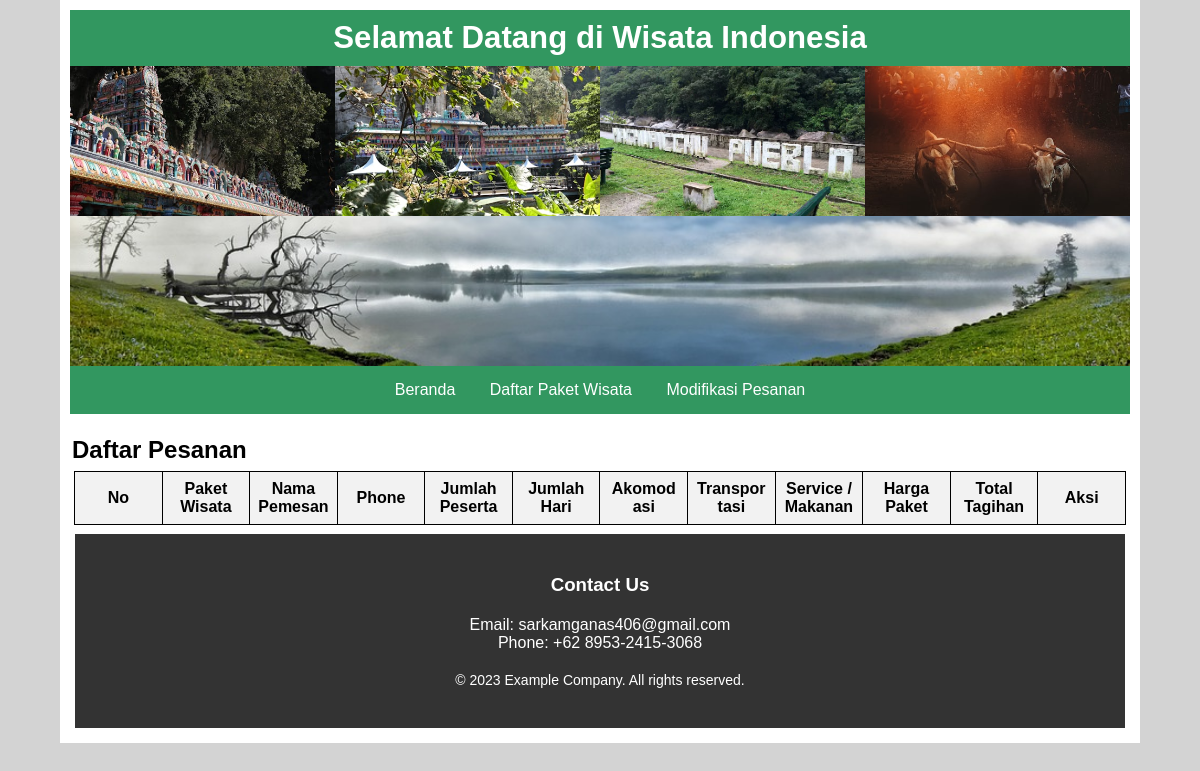
The app's page /list_pemesanan.php, older data.
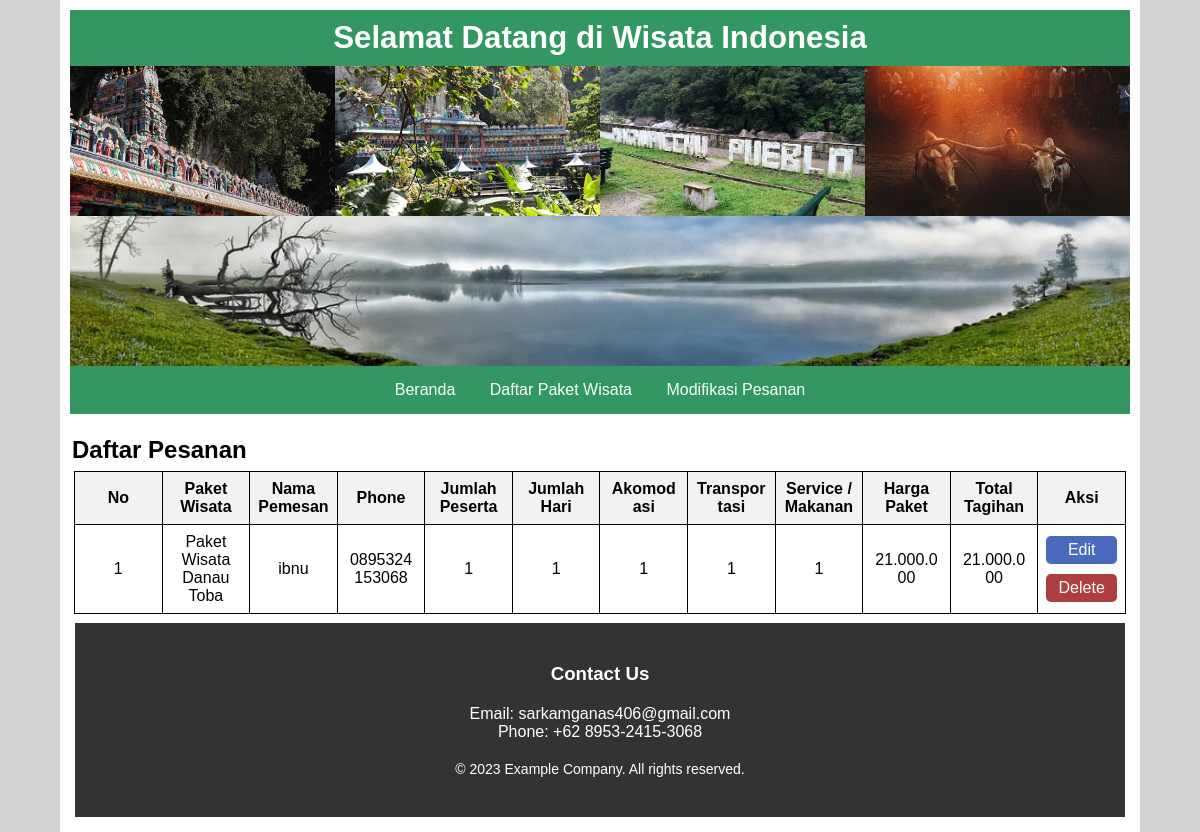
The same page, newer data.
### tables this page shows
CREATE TABLE `daftar_pesanan` (
  `id_daftar_pesanan` int NOT NULL,
  `id_paket_wisata` int NOT NULL,
  `nama_pemesan` varchar(150) NOT NULL,
  `no_tlp` varchar(15) NOT NULL,
  `tanggal_pemesanan` date NOT NULL,
  `jumlah_peserta` int NOT NULL,
  `jumlah_hari` int NOT NULL,
  `akomodasi` int NOT NULL,
  `transportasi` int NOT NULL,
  `service_makanan` int NOT NULL,
  `harga_paket` int NOT NULL,
  `total_tagihan` int NOT NULL
);

CREATE TABLE `paket_wisata` (
  `id_paket_wisata` int NOT NULL,
  `nama_paket` varchar(200) NOT NULL,
  `deskripsi_paket` text NOT NULL,
  `img_paket` varchar(150) NOT NULL,
  `link_video` text NOT NULL,
  `harga_penginapan` int NOT NULL,
  `harga_transportasi` int NOT NULL,
  `harga_servis_makan` int NOT NULL
);

### list_pemesanan.php (the view)
<?php
include_once("connection.php");
$aktif_menu = "list_pendaftaran";
include_once("header.php");
include_once("header.php");
?>
<div class="main-container">
    <div class="list-container">
        <h2>Daftar Pesanan</h2>
        <div class="form-container">
            <table>
                <thead>
                    <tr>
                        <th>No</th>
                        <th>Paket Wisata</th>
                        <th>Nama Pemesan</th>
                        <th>Phone</th>
                        <th>Jumlah Peserta</th>
                        <th>Jumlah Hari</th>
                        <th>Akomodasi</th>
                        <th>Transportasi</th>
                        <th>Service / Makanan</th>
                        <th>Harga Paket</th>
                        <th>Total Tagihan</th>
                        <th>Aksi</th>
                    </tr>
                </thead>
                <tbody>
                    <?php
                    $sql = "SELECT dp.*, pw.nama_paket FROM daftar_pesanan dp JOIN paket_wisata pw ON dp.id_paket_wisata = pw.id_paket_wisata";
                    $results = mysqli_query($conn, $sql);
                    $i = 1;
                    while ($data_pesanan = mysqli_fetch_array($results)) {
                    ?>
                        <tr>
                            <td><?php echo $i; ?></td>
                            <td><?php echo $data_pesanan['nama_paket']; ?></td>
                            <td><?php echo $data_pesanan['nama_pemesan']; ?></td>
                            <td><?php echo $data_pesanan['no_tlp']; ?></td>
                            <td><?php echo $data_pesanan['jumlah_peserta']; ?></td>
                            <td><?php echo $data_pesanan['jumlah_hari']; ?></td>
                            <td><?php echo $data_pesanan['akomodasi']; ?></td>
                            <td><?php echo $data_pesanan['transportasi']; ?></td>
                            <td><?php echo $data_pesanan['service_makanan']; ?></td>
                            <td><?php echo number_format($data_pesanan['harga_paket'], 0, ',', '.'); ?></td>
                            <td><?php echo number_format($data_pesanan['total_tagihan'], 0, ',', '.'); ?></td>
                            <td>
                                <div class="btn-link">
                                    <a href="form_edit.php?id_daftar_pesanan=<?php echo $data_pesanan['id_daftar_pesanan']; ?>">Edit</a>
                                    <a href="delete_pesanan.php?id_daftar_pesanan=<?php echo $data_pesanan['id_daftar_pesanan']; ?>">Delete</a>
                                </div>
                            </td>
                        </tr>
                    <?php
                        $i++;
                    }
                    ?>
                </tbody>
            </table>
        </div>
    </div>
    <?php
    include_once("footer.php");
    ?>
</div>

### header.php (shortened to what this page needs)
<!DOCTYPE html>
<html lang="en">
<head>
    <link rel="stylesheet" href="css/style.css">
</head>
<body>
    <?php
    function renderAktifMenu($val1, $val2)
    {
        $result = "";
        return  $result;
    }
    ?>
    <div class="main-container">
        <div class="header-title">
            <h1>Selamat Datang di Wisata Indonesia</h1>
        </div>
        <div class="img-header">
            <img src="images/header-1.jpg" alt="Camping" />
            <img src="images/header-3.jpg" alt="kebun teh" />
            <img src="images/header-4.webp" alt="Camping" />
            <img src="images/header-5.jpg" alt="kebun bunga" />
            <img src="images/header-6.jpg" alt="high land" />
        </div>
        <div class="menu-header">
            <a class="<?php echo renderAktifMenu($aktif_menu, "beranda") ?>" href="index.php">Beranda</a>
            <a class="<?php echo renderAktifMenu($aktif_menu, "form_pendaftaran") ?>" href="form_pendaftaran.php">Daftar Paket Wisata</a>
            <a class="<?php echo renderAktifMenu($aktif_menu, "list_pemesanan") ?>" href="list_pemesanan.php">Modifikasi Pesanan</a>
        </div>
    </div>
</body>
</html>

### footer.php
<footer>
    <div class="footer-content">
        <div class="footer-section">
            <h3>Contact Us</h3>
            <p>Email: sarkamganas406@gmail.com</p>
            <p>Phone: +62 8953-2415-3068</p>
        </div>
    </div>
    <div class="footer-bottom">
        <p>&copy; 2023 Example Company. All rights reserved.</p>
    </div>
</footer>

### css/style.css (style rules this page uses)
* { margin: 0; padding: 0; box-sizing: border-box; }
body { background-color: lightgray; font-family: sans-serif; }
.main-container { background-color: white; width: 90%; margin: auto; padding: 10px; }
.header-title { color: white; text-shadow: #000; font-size: 1.3vw; font-weight: bold; text-align: center; width: 100%; padding: 10px 0; background-color: #329760; display: flex; justify-content: center; align-items: center; }
.img-header { display: flex; flex-wrap: wrap; width: 100%; }
.img-header img { flex: 1 1 20%; height: 150px; object-fit: cover; box-sizing: border-box; }
.menu-header { background-color: #329760; padding: 15px; text-align: center; }
.menu-header a { color: white; margin: 0 15px; text-decoration: none; }
.form-container, .list-container { width: 100%; padding: 2px; }
.form-container h2, .list-container h2 { margin-bottom: 5px; }
table { width: 100%; max-width: 100%; border-collapse: collapse; text-align: center; table-layout: fixed; border: 1px solid black; }
th, td { border: 1px solid black; padding: 8px; word-wrap: break-word; }
th { background-color: #f2f2f2; }
.btn-link { display: flex; flex-wrap: wrap; gap: 5px; justify-content: center; }
.btn-link a:first-child { background-color: rgb(74, 105, 189); margin-bottom: 5px; border-radius: 5px; }
.btn-link a:last-child { background-color: rgb(175, 63, 63); border-radius: 5px; }
.btn-link a { display: inline-block; color: white; padding: 5px 10px; text-decoration: none; text-align: center; white-space: nowrap; flex-grow: 1; min-width: 60px; }
footer { background-color: #333; color: #fff; padding: 40px 0; margin: 5px; }
.footer-content { text-align: center; max-width: 1200px; margin: 0 auto; }
.footer-section { flex: 1; padding: 0 20px; }
.footer-section h3 { margin-bottom: 20px; }
.footer-bottom { text-align: center; margin-top: 20px; font-size: 14px; }

Row changes from the older to the newer data that the page shows:
added daftar_pesanan: id_paket_wisata.nama_paket "Paket Wisata Danau Toba", nama_pemesan "ibnu", no_tlp "0895324153068", jumlah_peserta "1", jumlah_hari "1", akomodasi "1", transportasi "1", service_makanan "1", harga_paket "21.000.000", total_tagihan "21.000.000"
